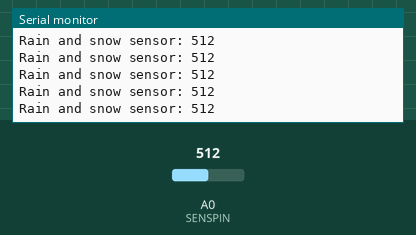
This sketch was run on a simulated Arduino Uno, built with avr-gcc and run on an emulated ATmega328P. On the bench: the last lines printed to the serial monitor. The inputs (shaded band) are chosen by the test bench; at power-on: A0 (SENSPIN) = 512.

Above: at 1.2 s.
1.3 s: A0 (SENSPIN) set to 716
At 1.31 s:
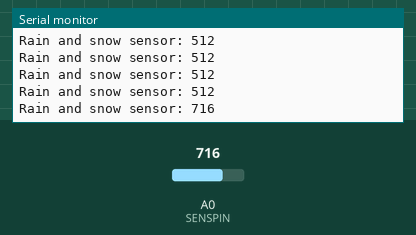
2.8 s: A0 (SENSPIN) set to 900
At 2.82 s:
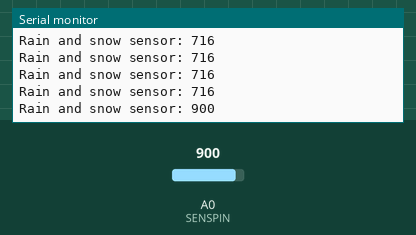
Timing chart, 0 to 5.8 s (numbered marks = the images above; inputs shaded):
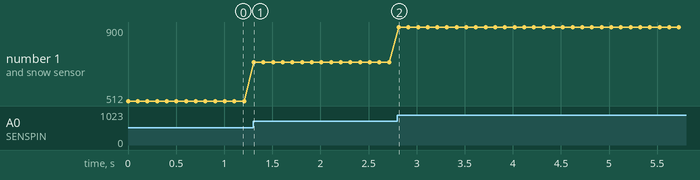

Measured:
- after the input at 1.3 s, the serial monitor: prints a new line at once (image 1)
- after the input at 2.8 s, the serial monitor: prints a new line at once (image 2)
- plotted number 1: 512 → 716 after the input at 1.3 s, 716 → 900 after the input at 2.8 s

The sketch:

rain_snow_sensor_test.ino
```cpp
/*
  Пример работы с датчиком дождя и снега
  Created by Rostislav Varzar
*/

#define SENSPIN A0

void setup() {
  // Инициализация последовательного порта
  Serial.begin(9600);
  // Инициализация входа аналогового датчика
  pinMode(SENSPIN, INPUT);
}

void loop() {
  // Измерение
  int sensor_data = analogRead(SENSPIN);
  // Вывод измеренных значений
  Serial.println("Rain and snow sensor: " + String(sensor_data));
  delay(100);
}
```
